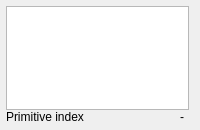
<?xml version="1.0" encoding="UTF-8"?>
<ui version="4.0">
 <class>TriangleGroup</class>
 <widget class="QWidget" name="triangle_pane_">
  <property name="sizePolicy">
   <sizepolicy hsizetype="Maximum" vsizetype="Fixed">
    <horstretch>0</horstretch>
    <verstretch>0</verstretch>
   </sizepolicy>
  </property>
  <property name="minimumSize">
   <size>
    <width>0</width>
    <height>130</height>
   </size>
  </property>
  <property name="maximumSize">
   <size>
    <width>8000</width>
    <height>130</height>
   </size>
  </property>
  <layout class="QVBoxLayout" name="triangle_pane_vertical_layout_">
   <property name="leftMargin">
    <number>6</number>
   </property>
   <property name="topMargin">
    <number>6</number>
   </property>
   <property name="rightMargin">
    <number>6</number>
   </property>
   <property name="bottomMargin">
    <number>6</number>
   </property>
   <item>
    <widget class="QFrame" name="triangle_information_" native="true">
     <layout class="QVBoxLayout" name="triangle_information_layout_">
      <property name="leftMargin">
       <number>0</number>
      </property>
      <property name="topMargin">
       <number>0</number>
      </property>
      <property name="rightMargin">
       <number>5</number>
      </property>
      <property name="bottomMargin">
       <number>0</number>
      </property>
      <property name="spacing">
       <number>0</number>
      </property>
      <item>
       <widget class="ScaledTableView" name="vertex_table_">
        <property name="sizePolicy">
         <sizepolicy hsizetype="Minimum" vsizetype="Minimum">
          <horstretch>0</horstretch>
          <verstretch>0</verstretch>
         </sizepolicy>
        </property>
        <property name="minimumSize">
         <size>
          <width>150</width>
          <height>0</height>
         </size>
        </property>
        <property name="verticalScrollBarPolicy">
         <enum>Qt::ScrollBarAlwaysOff</enum>
        </property>
        <property name="horizontalScrollBarPolicy">
         <enum>Qt::ScrollBarAlwaysOff</enum>
        </property>
        <property name="sizeAdjustPolicy">
         <enum>QAbstractScrollArea::AdjustToContents</enum>
        </property>
        <property name="wordWrap">
         <bool>false</bool>
        </property>
       </widget>
      </item>
      <item>
       <layout class="QGridLayout" name="triangle_grid_layout_" columnstretch="0,0">
        <property name="verticalSpacing">
         <number>0</number>
        </property>
        <property name="rightMargin">
         <number>5</number>
        </property>
        <item row="0" column="0">
         <widget class="ScaledLabel" name="label_primitive_index_">
          <property name="sizePolicy">
           <sizepolicy hsizetype="Minimum" vsizetype="Fixed">
            <horstretch>0</horstretch>
            <verstretch>0</verstretch>
           </sizepolicy>
          </property>
          <property name="text">
           <string>Primitive index</string>
          </property>
         </widget>
        </item>
        <item row="0" column="1">
         <widget class="ScaledLabel" name="content_primitive_index_">
          <property name="sizePolicy">
           <sizepolicy hsizetype="Minimum" vsizetype="Fixed">
            <horstretch>0</horstretch>
            <verstretch>0</verstretch>
           </sizepolicy>
          </property>
          <property name="text">
           <string>-</string>
          </property>
          <property name="alignment">
           <set>Qt::AlignRight</set>
          </property>
         </widget>
        </item>
       </layout>
      </item>
     </layout>
    </widget>
   </item>
  </layout>
 </widget>
 <customwidgets>
  <customwidget>
   <class>ScaledLabel</class>
   <extends>QLabel</extends>
   <header>qt_common/custom_widgets/scaled_label.h</header>
  </customwidget>
  <customwidget>
   <class>ScaledPushButton</class>
   <extends>QLabel</extends>
   <header>qt_common/custom_widgets/scaled_push_button.h</header>
  </customwidget>
  <customwidget>
   <class>ScaledTableView</class>
   <extends>QTreeView</extends>
   <header>qt_common/custom_widgets/scaled_table_view.h</header>
  </customwidget>
  <customwidget>
   <class>ReadOnlyCheckBox</class>
   <extends>QCheckbox</extends>
   <header>views/custom_widgets/read_only_checkbox.h</header>
  </customwidget>
  <customwidget>
   <class>RayHistoryViewerWidget</class>
  </customwidget>
 </customwidgets>
 <resources>
  <include location="resources.qrc"/>
 </resources>
 <connections/>
</ui>
